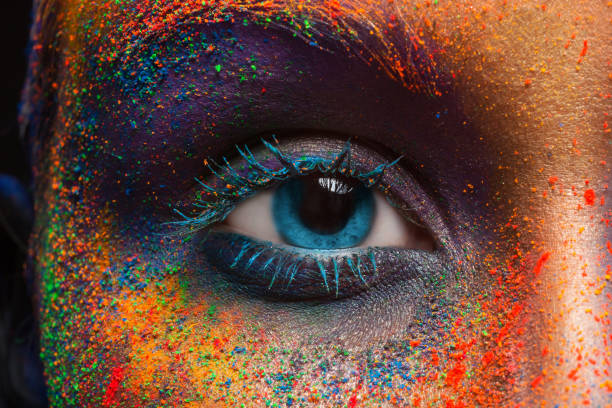
#> input picture MCA_Rungta/Computer Vision/sample.jpg, 612 x 408 px
$ jupyter execute 29_Segmentation_using_region.ipynb
#> lines starting #> are read from the running program, lines starting #| are printed output that depends on the picture; after the words box and inside, x2 and y2 are one past the last pixel; in counts of white or black regions, pixels touching at a corner belong together
# Region-based Image Segmentation

[cell 1]
import cv2
import numpy as np
import matplotlib.pyplot as plt

[cell 2]
# reading the image and converting into grayscale using 0
img = cv2.imread('sample.jpg', 0)
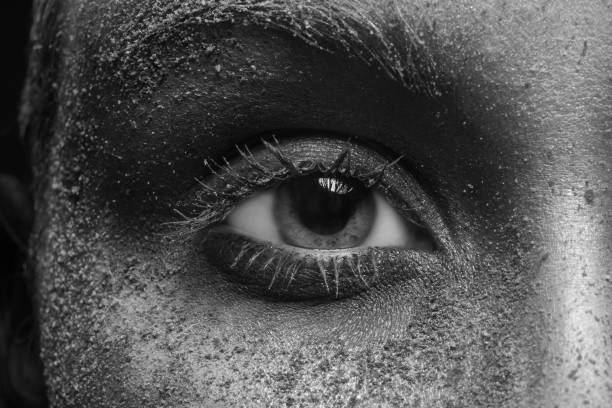
#> img: shape (408, 612); min 0, max 251, mean 80.9

# x and y cordinates of starting point
seed = (100, 100)

# maximum allowed intensity variation
threshold = 15

# getting image dimension
h, w = img.shape
#> h = 408; w = 612

# creating a empty image of same dimesnion as of original image
segmented = np.zeros((h, w), dtype=np.uint8)

[cell 3]
# now we are using stack to merge similar pixels with that of seed pixel
stack = [seed]

# fetching the pixel value at pixel cordinate of starting point
seed_value = int(img[seed[1], seed[0]])
#> seed_value = 33

seed_value
#> Out = 33

[cell 4]
while stack:

    # fetching last point of this group
    x, y = stack.pop()


    # checking whether cordinates are outside of image dimension
    if x < 0 or y < 0 or x >= w or y >= h:
        continue

    # checking whether the pixel has already been
    # included in the segmented region
    if segmented[y, x] == 255:
        continue

    if abs(int(img[y, x]) - seed_value) <= threshold:
        segmented[y, x] = 255

        # Region Growing
        # We add the four neighboring pixels of the current pixel to the stack.
        stack.extend([
            (x+1, y), (x-1, y),
            (x, y+1), (x, y-1)
        ])
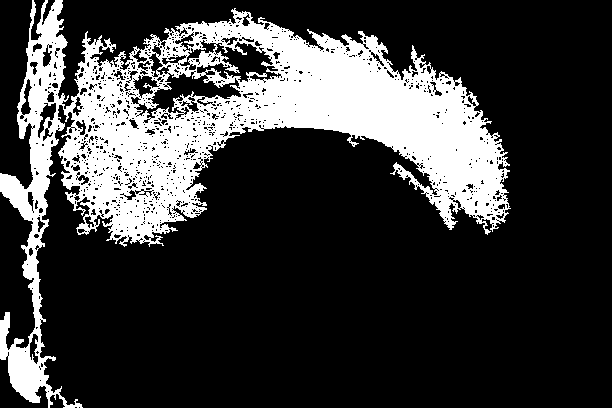
#> segmented: shape (408, 612); 22.9% white; 1 white region, box (x1, y1, x2, y2) and area: (0, 0, 511, 408) 57206
#> after the loop, stack = []

[cell 5]
plt.subplot(1, 2, 1)
plt.imshow(img, cmap='gray')
plt.title("Original")

plt.subplot(1, 2, 2)
plt.imshow(segmented, cmap='gray')
plt.title("Region Growing")

plt.show()
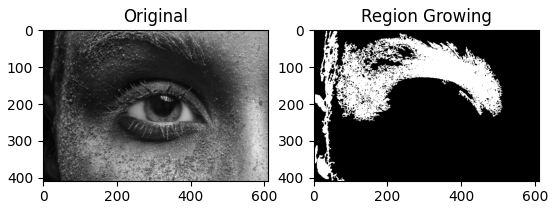
#> figure drawn by matplotlib, 2 panels

$ run again, with MCA_Rungta/Computer Vision/image.jpg copied over MCA_Rungta/Computer Vision/sample.jpg
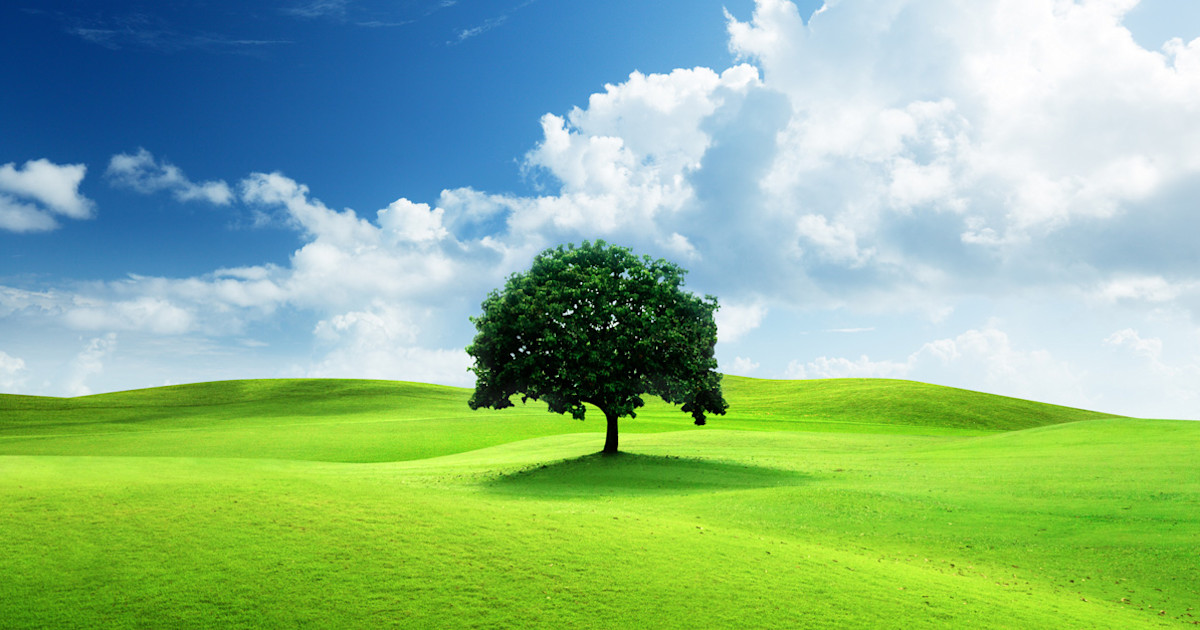
#> input picture MCA_Rungta/Computer Vision/image.jpg, 1200 x 630 px
#> seed_value = 58
#> after the loop `while stack:`:
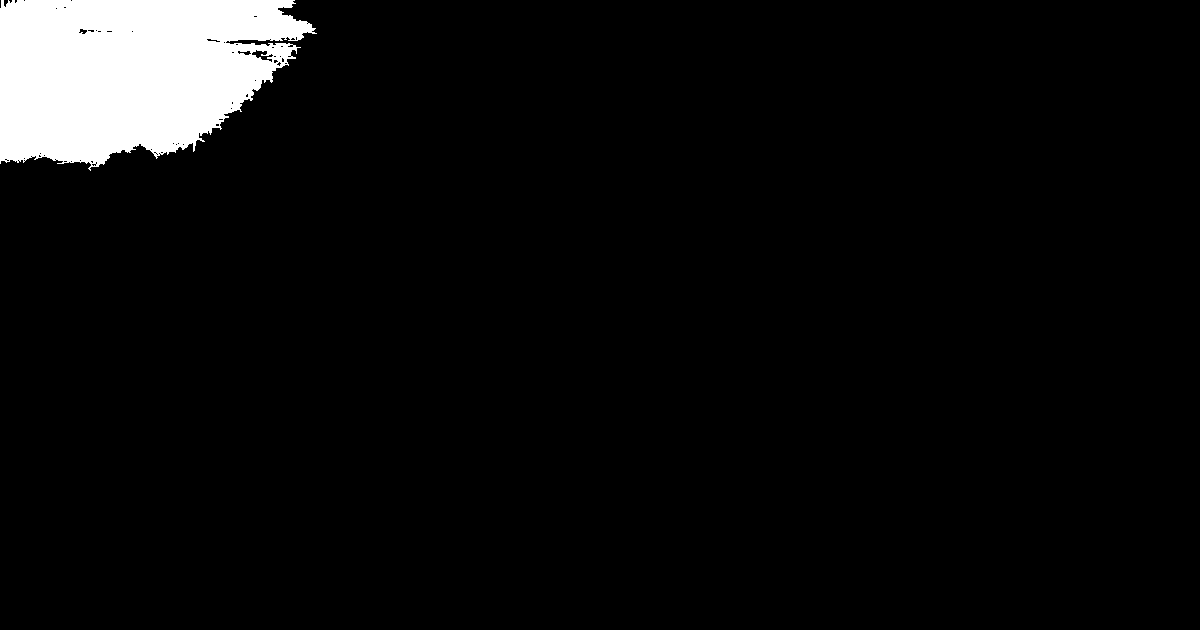
#> segmented: shape (630, 1200); 5.3% white; 1 white region, box (x1, y1, x2, y2) and area: (0, 0, 317, 171) 40196
#> after the loop `while stack:`: stack = []
#> `plt.show()`:
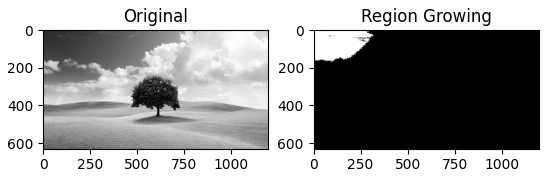
#> figure drawn by matplotlib, 2 panels

$ run again, with MCA_Rungta/Computer Vision/image1.jpeg copied over MCA_Rungta/Computer Vision/sample.jpg
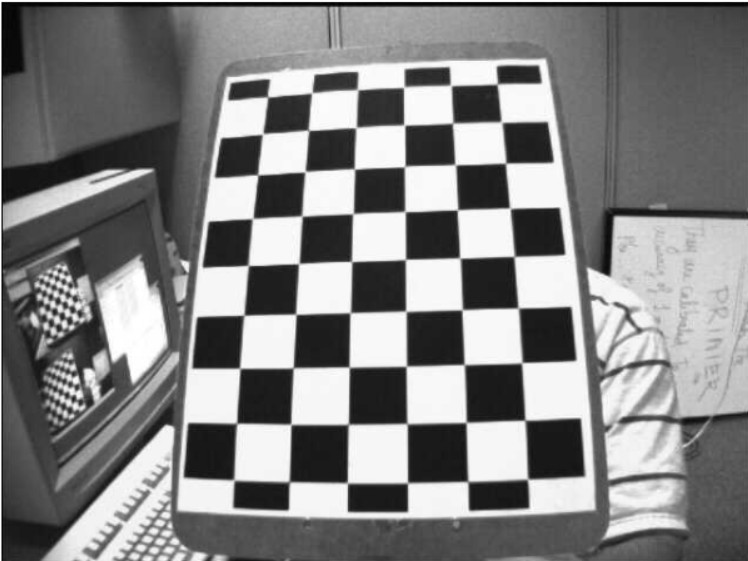
#> input picture MCA_Rungta/Computer Vision/image1.jpeg, 748 x 561 px
#> img is the input picture: shape (561, 748); min 0, max 255, mean 130.7
#> seed_value = 95
#> after the loop `while stack:`:
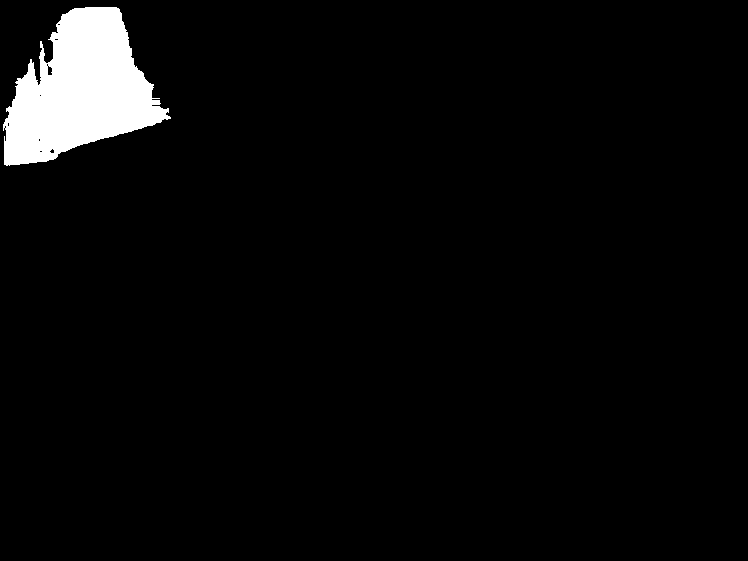
#> segmented: shape (561, 748); 3.8% white; 1 white region, box (x1, y1, x2, y2) and area: (3, 7, 171, 166) 15782
#> after the loop `while stack:`: stack = []
#> `plt.show()`:
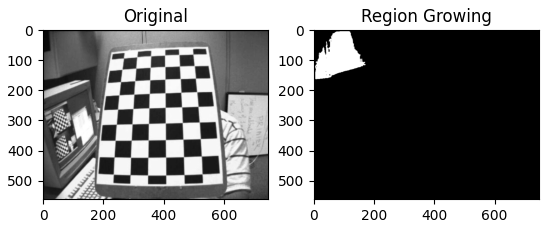
#> figure drawn by matplotlib, 2 panels
